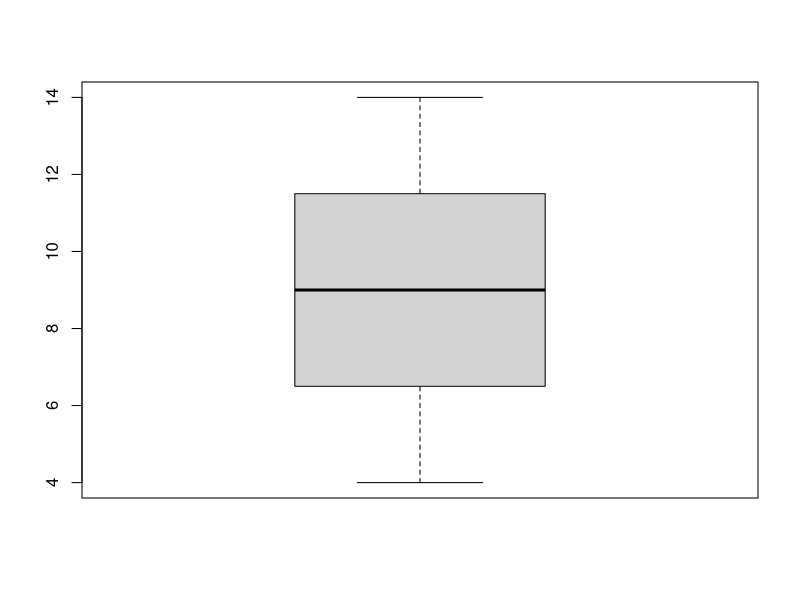
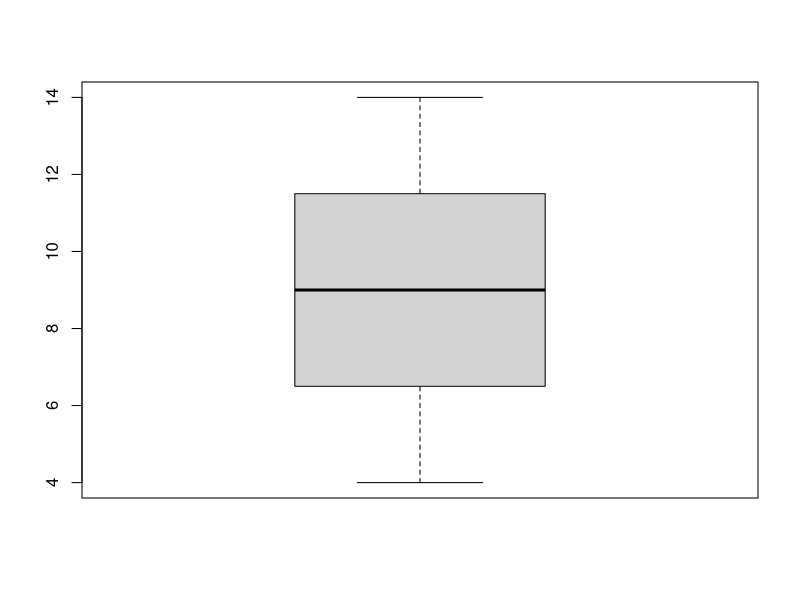
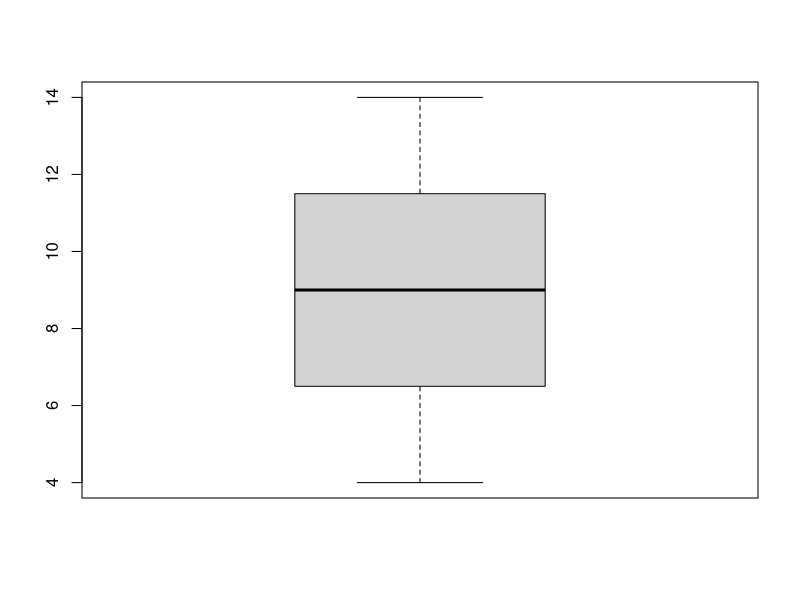
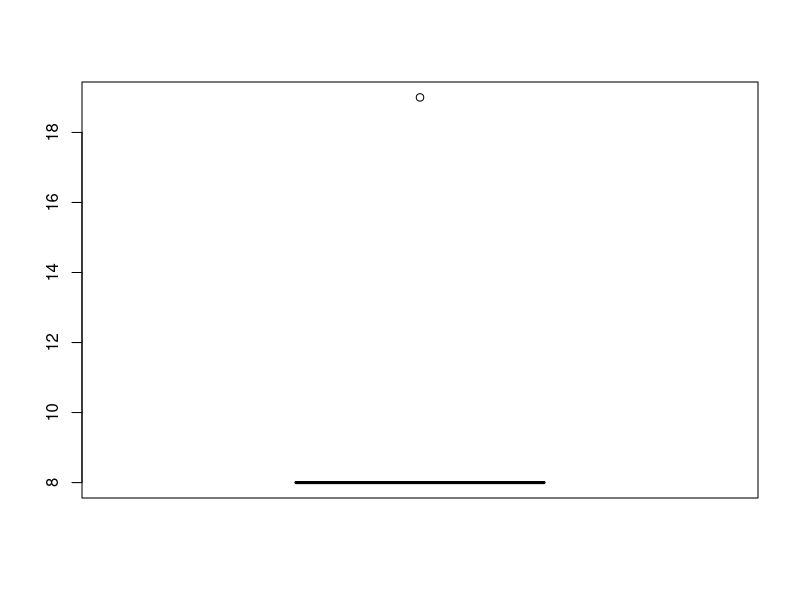
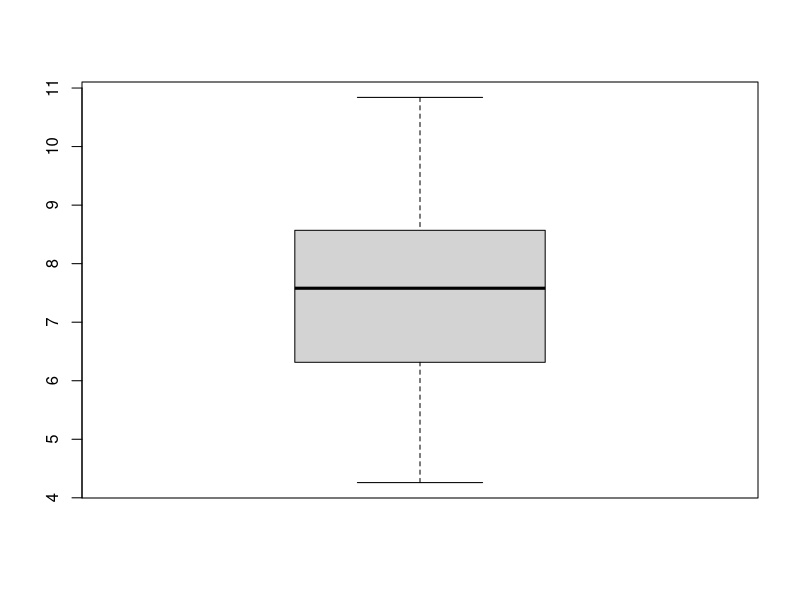
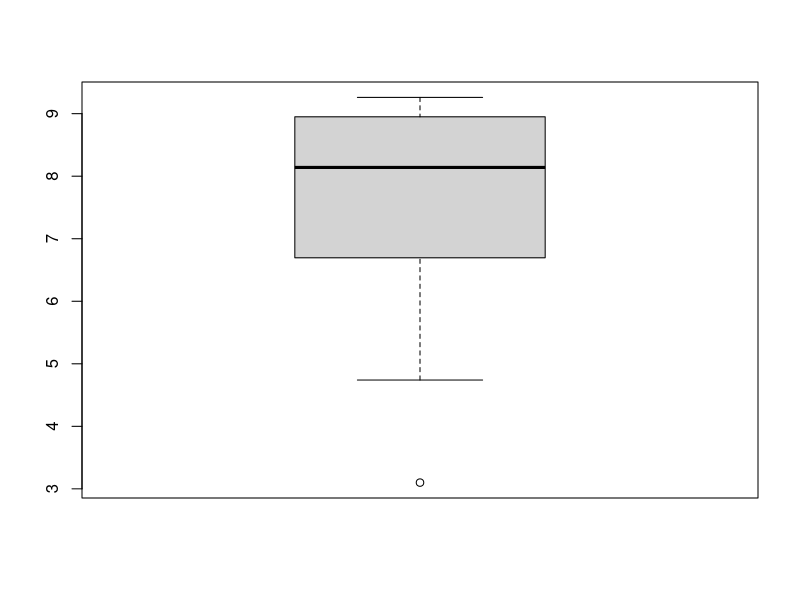
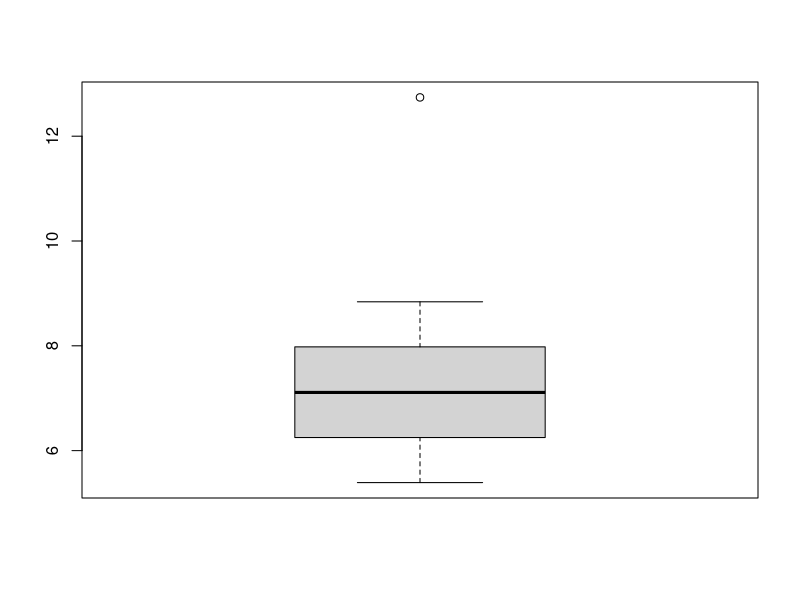
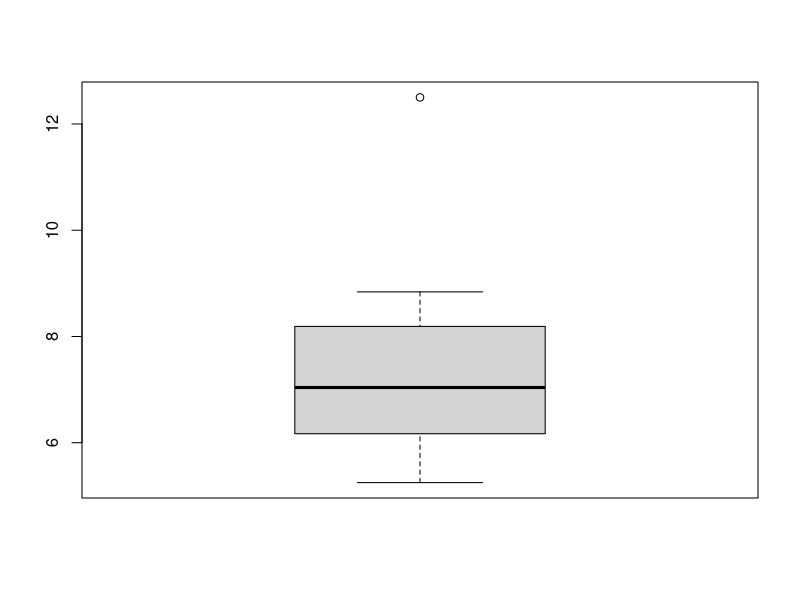

The R source for these figures, in order: (Note: this script raises an error after producing the figures.)
## ---- chunk 1
data(anscombe)
?anscombe
str(anscombe)

## ---- chunk 2
mean(anscombe$x1)
mean(anscombe$x2)
mean(anscombe$x3)
mean(anscombe$x4)
mean(anscombe$y1)
mean(anscombe$y2)
mean(anscombe$y3)
mean(anscombe$y4)
## ---- chunk 3
?var
## ---- chunk 4
var(anscombe$x1)
var(anscombe$x2)
var(anscombe$x3)
var(anscombe$x4)
var(anscombe$y2)
var(anscombe$y3)
var(anscombe$y4)
## ---- chunk 5
boxplot(anscombe$x1)
## ---- chunk 6
boxplot(anscombe$x2)
## ---- chunk 7
boxplot(anscombe$x3)
## ---- chunk 8
boxplot(anscombe$x4)
## ---- chunk 9
boxplot(anscombe$ y1)
## ---- chunk 10
boxplot(anscombe$y2)
## ---- chunk 11
boxplot(anscombe$y3)
## ---- chunk 12
boxplot(anscombe$y4)
## ---- chunk 13
boxplot(anscombe)
## ---- chunk 14
skewness(anscombe$x1)
skewness(anscombe$x2)
skewness(anscombe$x3)
skewness(anscombe$x4)
skewness(anscombe$y1)
skewness(anscombe$y2)
skewness(anscombe$y3)
skewness(anscombe$y4)

## ---- chunk 15
IQR(anscombe$x1)
IQR(anscombe$x2)
IQR(anscombe$x3)
IQR(anscombe$x4)
IQR(anscombe$y1)
IQR(anscombe$y2)
IQR(anscombe$y3)
IQR(anscombe$y4)
## ---- chunk 16

## ---- chunk 17
plot(anscombe$x1, anscombe$y1)
